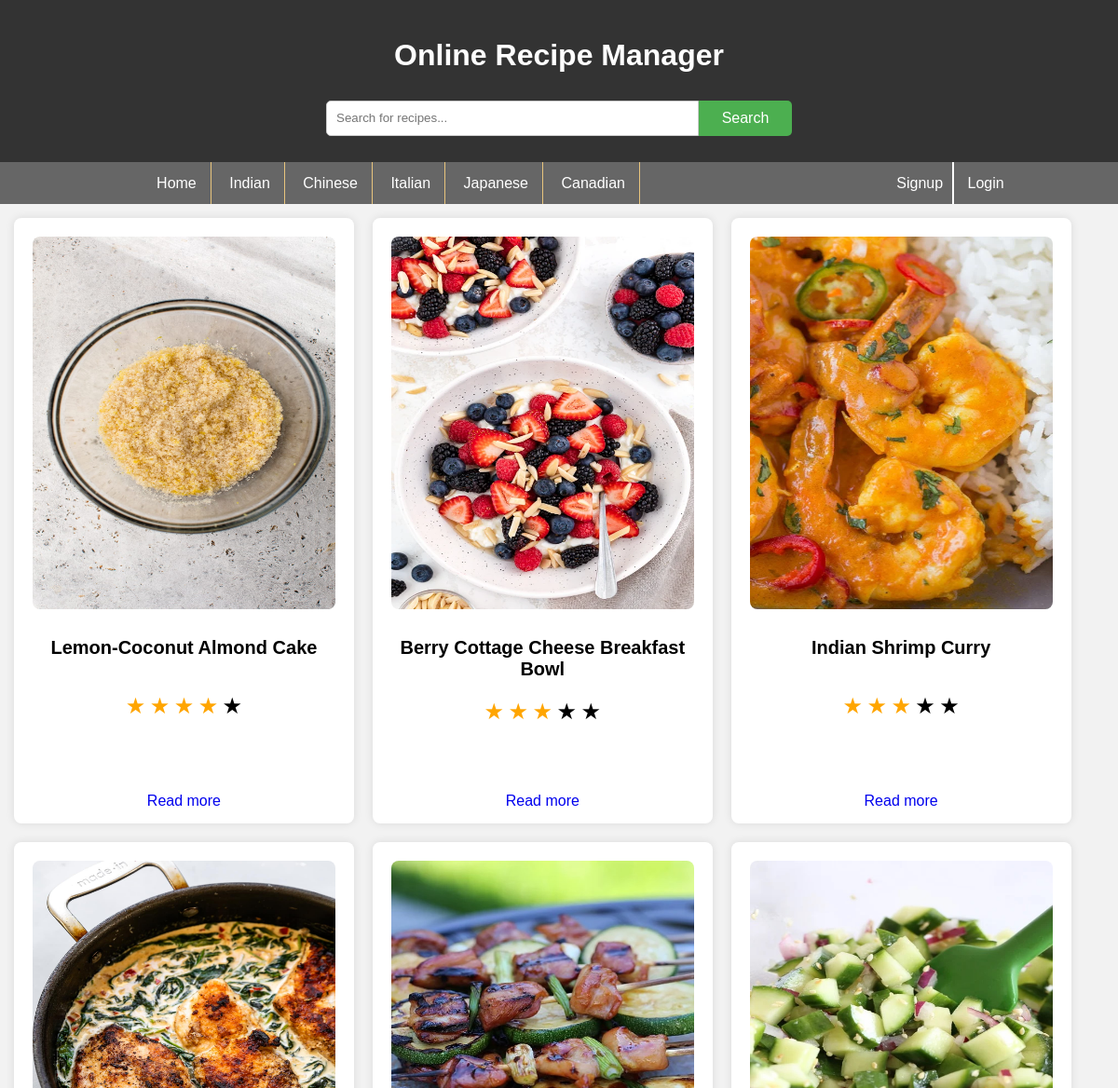
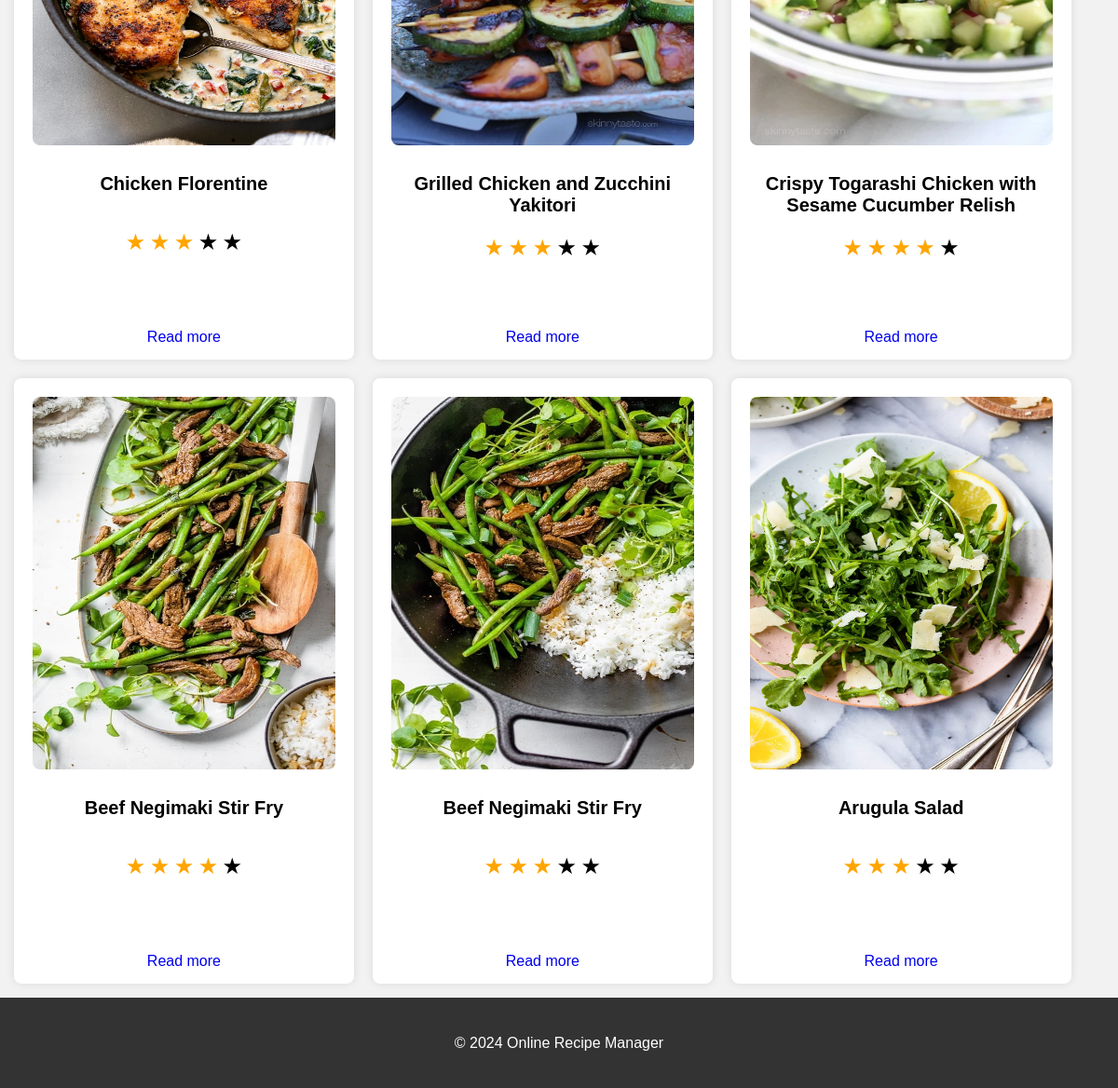
The page / on the database its author committed (2 pictures, top to bottom).
### tables this page shows
CREATE TABLE `recipe` (
  `recipe_id` int(11) NOT NULL,
  `diet` text NOT NULL,
  `cuisinetype` text NOT NULL,
  `title` varchar(100) NOT NULL,
  `description` text NOT NULL,
  `ingred` text NOT NULL,
  `instructions` text NOT NULL,
  `img_url` text NOT NULL,
  `user_id` int(11) NOT NULL
);

### config.php (called while the page is built, shortened)
<?php
class RecipeManager {
    private $conn;
    private $host="localhost";
    private $username="root";
    private $password="";
    private $database="rsmdata";
    public function __construct() {
        $this->conn = new mysqli($this->host, $this->username, $this->password, $this->database);
    }
    function getAverageRating($recipeId) {
        $sql = "SELECT AVG(rating) AS average_rating FROM rating WHERE recipe_id = '$recipeId'";
        $result = $this->conn->query($sql);
        if ($result->num_rows > 0) {
            $row = $result->fetch_assoc();
            return $row['average_rating'];
        } else {
            return 0;
        }
    }
    public function getAllRecipes() {
        $sql = "SELECT * FROM recipe";
        $result = $this->conn->query($sql);
        return $result ->fetch_all(MYSQLI_ASSOC);
    }
}

### index.php (the view, shortened to what this page needs)
<?php include_once "header.php";?>
<?php @session_start();
include_once "config.php";
$rec=new RecipeManager();
if(isset($_GET['cuisine']) && $_GET['cuisine']):
    $data=$rec->getRecipeByCuisine($_GET['cuisine']);
else:
    $data=$rec->getAllRecipes();
endif;
?>
  <section>
    <?php foreach($data as $rw)
        {
        ?>
    <div class="recipe-card">
       <div class="fav">
        </div>
        <a href="recipe-detail.php?rid=<?php echo $rw['recipe_id'];?>"> <img src="recipe/<?php echo $rw['img_url'];?>" alt="Recipe 1" ></a>
            <h2><?php echo $rw['title'];?></h2>
            <?php  $av=round($rec->getAverageRating($rw['recipe_id'])); ?>
            <div class="rating">
                <?php for($i=1;$i<=$av;$i++)
                {?>
                <span class="star active">&#9733;</span>
                <?php }
                for($i=1;$i<=(5-$av);$i++)
                {
                ?>
                <span class="star">&#9733;</span>
                <?php } ?>
                </div>
            <a class="readmore" href="recipe-detail.php?rid=<?php echo $rw['recipe_id'];?>">Read more</a>
        </div>
     <?php }?>
    </section>
    <footer>
        <p>&copy; 2024 Online Recipe Manager</p>
    </footer>
</body>
</html>

### header.php (shortened to what this page needs)
<?php
include_once "config.php";
?>
<!DOCTYPE html>
<html lang="en">
<head>
   <link rel="stylesheet" href="css/style.css">
   <link rel="stylesheet" href="https://cdnjs.cloudflare.com/ajax/libs/font-awesome/6.5.1/css/all.min.css">
</head>
<body>
    <header>
        <h1>Online Recipe Manager</h1>
        <div class="search-container">
            <form action="search.php" method="post" class="srch">
                <input type="text" placeholder="Search for recipes..." name="keyword">
                <button type="submit" id="search">Search</button>
            </form>
        </div>
    </header>
    <nav id="responsive-menu">
        <ul class="left-menu"  id="responsive-menu-list">
            <li class="menu-item"><a href="index.php">Home</a></li>
            <?php $cuisine=["Indian","Chinese","Italian","Japanese","Canadian"];
             for($i=0;$i<count($cuisine);$i++)
             {
            ?>
            <li class="menu-item"><a href="index.php?cuisine=<?php echo $cuisine[$i];?>"><?php echo $cuisine[$i];?></a></li>
            <?php } ?>
        </ul>
        <ul class="right-menu">
        <?php if(isset($_SESSION['uname']) && $_SESSION['uname']!=''): ?>
            <li><a href="signup.php">Welcome <?php echo $_SESSION['uname']; echo $_SESSION['userid'];?></a></li>
            <li><a href="logout.php">Logout</a></li>
            <?php else:?>
            <li><a href="signup.php">Signup</a></li>
            <li><a href="login.php">Login</a></li>
        <?php endif;?>
        </ul>
    </nav>

### css/style.css (style rules this page uses)
body { font-family: Arial, sans-serif; margin: 0; padding: 0; background-color: #f2f2f2; }
header { background-color: #333; color: #fff; padding: 20px; text-align: center; position: relative; }
a { cursor:hand; }
header .search-container { width: 500px;margin: auto; }
header .search-container .srch { display: flex; }
header .search-container .srch input { width: 400px;border-top-right-radius:0px;border-bottom-right-radius:0px; }
header .search-container .srch button { width: 100px;border-top-left-radius:0px;border-bottom-left-radius:0px; }
p,ol,ul { line-height:25px; }
#responsive-menu-list { display:block; }
.menu-item { display:inline-block; padding: 10px 15px; border-right: #E8C47D 1px solid; }
.menu-item a { color:#FFF;text-decoration:none; }
nav { max-width:100%; background-color: #666; color: #fff; padding: 0px; text-align: center; display:flex; justify-content:space-between; }
.left-menu { width:70%; }
nav ul { list-style-type: none; padding: 0px; margin: 0; }
nav ul li { display: block; padding: 0px 10px; }
nav ul li a { color:#fff;text-decoration:none; }
.right-menu { width:30%; }
.right-menu li { display:inline-block;padding:10px; }
.right-menu li:first-child { border-right:2px solid #fff; }
section { padding: 5px; display: flex; flex-wrap: wrap; align-items: flex-start; }
.search-container { text-align: center; margin-bottom: 20px; }
.search-container input[type=text] { width: 70%; padding: 10px; border: 1px solid #ccc; border-radius: 5px; outline: none; }
.search-container button { padding: 10px 20px; background-color: #4CAF50; color: white; border: none; border-radius: 5px; cursor: pointer; }
.recipe-card { width: 21%; background-color: #fff; border-radius: 8px; box-shadow: 0px 0px 10px rgba(0, 0, 0, 0.1); margin-bottom: 20px; padding: 20px; text-align: center; position: relative; min-height: 610px; margin:10px; }
.recipe-card h2 { min-height: 40px; }
.recipe-card img { width: 100%; border-radius: 8px; margin-bottom: 10px; max-height: 400px; }
.recipe-card a.readmore { content: '';position: absolute;bottom: 15px;left:50%;transform: translate(-50%, 0); text-decoration: none; }
.rating { width: 100%;margin: auto;margin-top: 20px; }
footer { background-color: #333; color: #fff; padding: 20px; text-align: center; clear: both; }
.fav { position: absolute;top: 5px;right: 5px; text-align:right;width:28px;height: 40px; }
.star { font-size: 24px; cursor: pointer; }
.star:hover, .star.active { color: orange; }
@media screen and (min-width:1024px) and (max-width:1365px) { .recipe-card { width: 27.30%; } }
h2 { text-align: center; margin-bottom: 20px; font-size: 20px; }
input[type=text], input[type=email], input[type=password] { width: 100%; padding: 10px; margin: 8px 0; display: inline-block; border: 1px solid #ccc; border-radius: 4px; box-sizing: border-box; }
button { background-color: #4CAF50; color: white; padding: 10px 20px; margin: 8px 0; border: none; border-radius: 4px; cursor: pointer; width: 100%; }
input[type=text], textarea { width: 100%; padding: 10px; margin: 8px 0; display: inline-block; border: 1px solid #ccc; border-radius: 4px; box-sizing: border-box; }
button { background-color: #4CAF50; color: white; padding: 10px 20px; margin: 8px 0; border: none; border-radius: 4px; cursor: pointer; font-size: 16px; }

### rows shown on the page
recipe: img_url (picture), title "Lemon-Coconut Almond Cake"
recipe: img_url (picture), title "Berry Cottage Cheese Breakfast Bowl"
recipe: img_url (picture), title "Indian Shrimp Curry"
recipe: img_url (picture), title "Chicken Florentine"
recipe: img_url (picture), title "Grilled Chicken and Zucchini Yakitori"
recipe: img_url (picture), title "Crispy Togarashi Chicken with Sesame Cucumber Relish"
recipe: img_url (picture), title "Beef Negimaki Stir Fry"
recipe: img_url (picture), title "Beef Negimaki Stir Fry"
recipe: img_url (picture), title "Arugula Salad"

### other values the page prints
$cuisine[$i] "Indian"
$cuisine[$i] "Chinese"
$cuisine[$i] "Italian"
$cuisine[$i] "Japanese"
$cuisine[$i] "Canadian"
